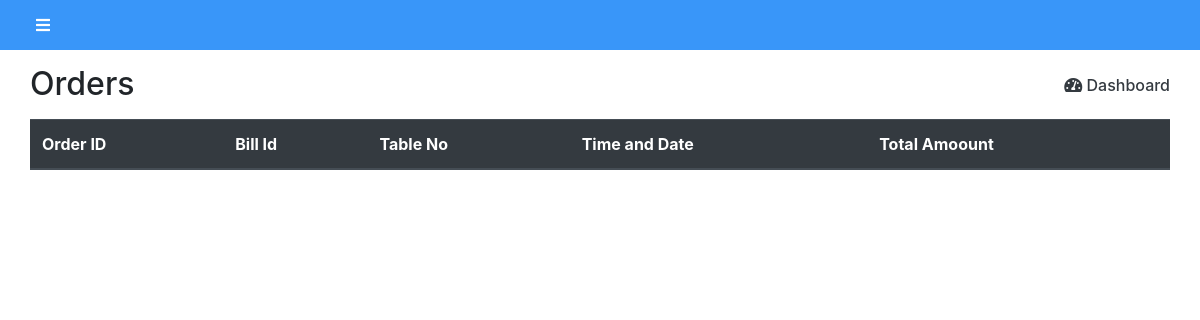
/order.php (signed in), run on an earlier commit of the app's database.
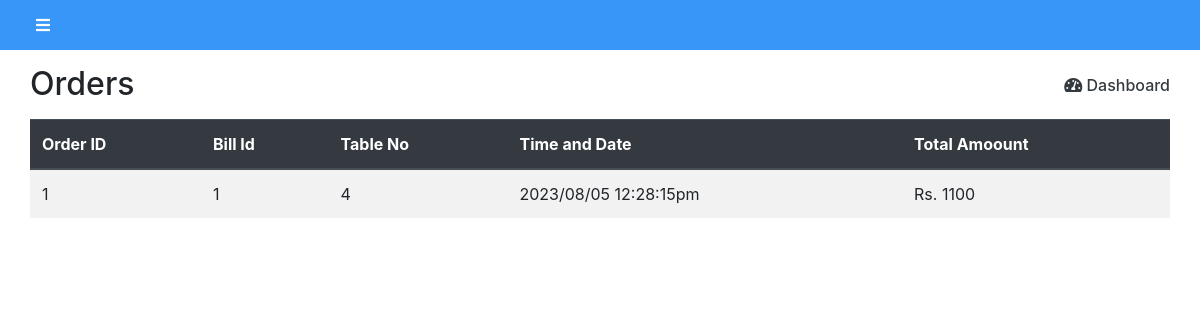
And on a later commit of the database.
### tables this page shows
CREATE TABLE `orders` (
  `o_id` int(11) NOT NULL,
  `bill_id` int(11) NOT NULL,
  `o_time` varchar(100) NOT NULL,
  `t_id` int(11) NOT NULL,
  `amount` int(20) NOT NULL,
  `status` int(1) NOT NULL
);

### order.php (the view, shortened to what this page needs)
<!DOCTYPE html>
<html>
<head>
	<link rel="stylesheet" href="https://stackpath.bootstrapcdn.com/bootstrap/4.2.1/css/bootstrap.min.css">
	<link rel="stylesheet" href="https://use.fontawesome.com/releases/v5.7.0/css/all.css">
	<link rel="stylesheet" type="text/css" href="css/dashboard.css">
</head>
<body>
<div class="wrapper">
		<div class="content-wrapper">
			<div class="container-fluid">
				<div class="row">
					<div class="col-md-12">
						<nav class="bar">
							<a href="#" id="toggle"><i class="fas fa-bars ml-3"></i></a>
						</nav>
						<div class="below-toggle-content">
							<div class="col-md-12">
								<div class="top-part mb-3">
									<h2 class="d-inline">Orders</h2>
									<a href="dashboard.php" class="d-inline text-dark mt-2" style="text-decoration: none; float: right; font-weight: 500;"><i class="fas fa-tachometer-alt"></i> Dashboard</a>
								</div>
<?php
    include('config.php');
?>
<table class="table table-striped" id="category_table">
	<thead class="thead-dark">
		<tr>
			<th scope="col">Order ID</th>
			<th scope="col">Bill Id</th>
			<th scope="col">Table No</th>
			<th scope="col">Time and Date</th>
			<th scope="col">Total Amoount</th>
		</tr>
	</thead>
	<tbody id="display">
	<?php
        $qry = "SELECT * FROM orders";
        if($result = mysqli_query($con,$qry))
        {
            while($row = mysqli_fetch_assoc($result))
            {
    ?>
                <tr>
                    <td><?php echo $row['o_id']; ?></td>
                    <td><?php echo $row['bill_id']; ?></td>
                    <td><?php echo $row['t_id']; ?></td>
                    <td><?php echo $row['o_time']; ?></td>
                    <td><?php echo 'Rs. '. $row['amount']; ?></td>
    <?php
            }
        }
    ?>
    </tr>
									  	</tbody>
									</table>
							</div>
						</div>
					</div>
				</div>
			</div>
		</div>
	</div>
</body>
</html>

What changed in the data, as far as the page shows it:
added orders: o_id "1", bill "1", t "4", o_time "2023/08/05 12:28:15pm", amount "1100"
